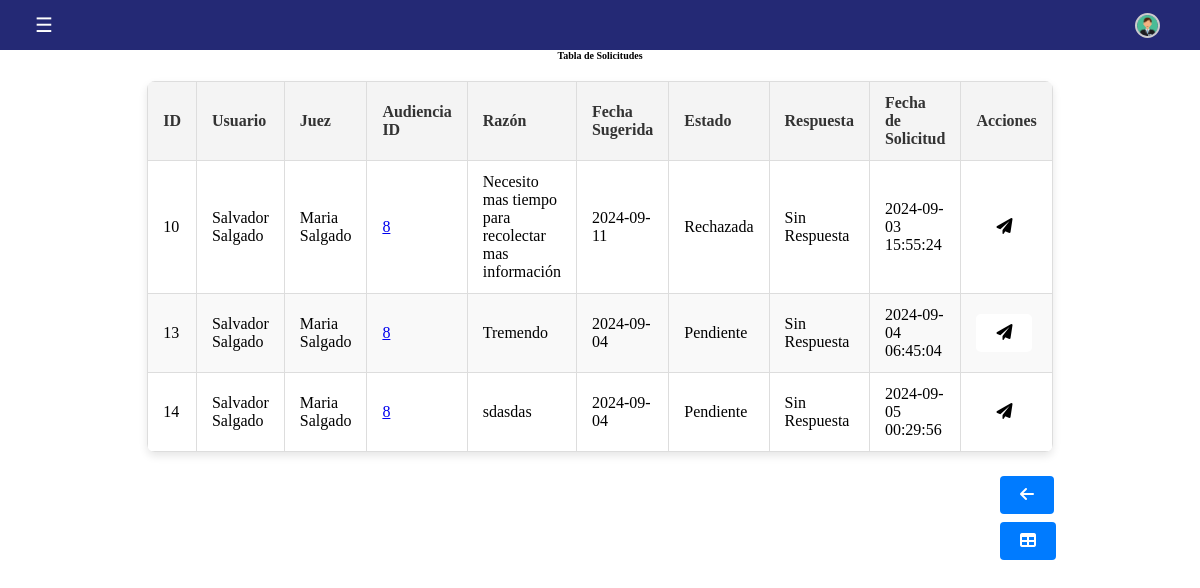
Page /Audiencias/ver_solicitudes.php (signed in) on the committed database.
### tables this page shows
CREATE TABLE `solicitudes` (
  `id` int(11) NOT NULL,
  `usuario_id` int(11) NOT NULL,
  `juez_id` int(11) NOT NULL,
  `razon` text NOT NULL,
  `fecha_sugerida` date NOT NULL,
  `estado` varchar(50) NOT NULL DEFAULT 'pendiente',
  `fecha_creacion` timestamp NOT NULL DEFAULT current_timestamp(),
  `caso_id` int(11) DEFAULT NULL,
  `respuesta` varchar(100) NOT NULL
);

CREATE TABLE `usuarios` (
  `id` int(11) NOT NULL,
  `nombre` varchar(50) DEFAULT NULL,
  `apellido` varchar(50) DEFAULT NULL,
  `telefono` varchar(15) DEFAULT NULL,
  `tipo` varchar(20) DEFAULT NULL,
  `correo` varchar(100) DEFAULT NULL,
  `contrasena` varchar(255) DEFAULT NULL
);

### Audiencias/ver_solicitudes.php (the view, shortened to what this page needs)
<?php
$servername = "localhost";
$username = "root";
$password = "";
$dbname = "legalcc";
$conn = new mysqli($servername, $username, $password, $dbname);
$user_id = $_SESSION['user_id'];
$sql = "SELECT tipo FROM usuarios WHERE id = ?";
$stmt = $conn->prepare($sql);
$stmt->bind_param("i", $user_id);
$stmt->execute();
$stmt->bind_result($tipo_usuario);
$servername = "localhost";
$username = "root";
$password = "";
$dbname = "legalcc";
$conn = new mysqli($servername, $username, $password, $dbname);
$sql = "
    SELECT
        ar.id,
        u.nombre AS nombre_usuario,
        u.apellido AS apellido_usuario,
        j.nombre AS nombre_juez,
        j.apellido AS apellido_juez,
        ar.razon,
        ar.fecha_sugerida,
        ar.estado,
        ar.respuesta,
        ar.fecha_creacion,
        ar.caso_id
    FROM
        solicitudes ar
    JOIN
        usuarios u ON ar.usuario_id = u.id
    JOIN
        usuarios j ON ar.juez_id = j.id
";
$result = $conn->query($sql);
?>
<!DOCTYPE html>
<html lang="es">
<head>
    <link rel="stylesheet" href="https://cdnjs.cloudflare.com/ajax/libs/font-awesome/6.0.0-beta3/css/all.min.css">
</head>
<body>
<header class="main-header">
    <label for="btn-nav" class="btn-nav">&#9776;</label>
    <a href="/Formularios/Perfil.php">
<div class="circle-container">
    <img class="circle-image" src="recursos/profile.png" alt="Tu imagen">
   </div>
  </a>
  </header>
<center>
    <h1>Tabla de Solicitudes</h1>
</center>
    <table>
        <thead>
            <tr>
                <th>ID</th>
                <th>Usuario</th>
                <th>Juez</th>
                <th>Audiencia ID</th>
                <th>Razón</th>
                <th>Fecha Sugerida</th>
                <th>Estado</th>
                <th>Respuesta</th>
                <th>Fecha de Solicitud</th>
                <?php
                if ($tipo_usuario === 'juez' ): ?>
                <th>Acciones</th>
                <?php endif; ?>
            </tr>
        </thead>
        <tbody>
            <?php
            if ($result->num_rows > 0) {
                while($row = $result->fetch_assoc()) {
                    echo "<tr>";
                    echo "<td>" . $row["id"] . "</td>";
                    echo "<td>" . $row['nombre_usuario'] . " " . $row['apellido_usuario'] . "</td>";
                    echo "<td>" . $row['nombre_juez'] . " " . $row['apellido_juez'] . "</td>";
                    echo "<td><a href='ver_audiencia.php?id=" . $row["caso_id"] . "'>" . $row["caso_id"] . "</a></td>";
                    echo "<td>" . $row["razon"] . "</td>";
                    echo "<td>" . $row["fecha_sugerida"] . "</td>";
                    echo "<td>" . $row["estado"] . "</td>";
                    echo "<td>" . $row["respuesta"] . "</td>";
                    echo "<td>" . $row["fecha_creacion"] . "</td>";
                    if ($tipo_usuario === 'juez' ): ?>
<td>
    <a class='edit-button' href='responder_solicitud.php?id=<?php echo $row["id"]; ?>' title="Responder solicitud">
        <i class="fas fa-paper-plane"></i>
    </a>
</td>
                        <?php endif;
       }
   } else {
                echo "<tr><td colspan='7'>No hay solicitudes disponibles</td></tr>";
            }
            ?>
        </tbody>
    </table>
    <button onclick="goBack()" class="btn-regresar" title="Regresar">
    <i class="fas fa-arrow-left"></i>
</button>
<a href="buscar_audiencias.php" class="btn-regresar" title="Tabla de Audiencias">
    <i class="fas fa-table"></i>
</a>
</body>
</html>

### Audiencias/ver_solicitudes.php (style rules this page uses)
:root { --main-color: #242975; --accent-color: #2D6653; }
* { padding: 0; margin: 0; box-sizing: border-box; }
body { font-family: Bahnschrift; overflow: hidden; }
.main-header { background: var(--main-color); width: 100%; height: 50px; display: flex; align-items: center; justify-content: space-between; padding: 0 20px; }
.btn-nav { color: #fff; font-size: 20px; cursor: pointer; padding: 10px 15px; transition: .2s ease; background: transparent; border: none; outline: none; }
.circle-container { width: 25px; height: 25px; border-radius: 50%; overflow: hidden; margin: 20px; border: 2px solid #ccc; }
.circle-image { width: 100%; height: auto; }
h1 { color: W; font-size: 10px; font-family: Bahnschrift; }
table { width: calc(70% - 40px); border-collapse: collapse; margin: 20px auto; box-shadow: 0 4px 8px rgba(0, 0, 0, 0.1); border-radius: 8px; overflow: hidden; }
th, td { border: 1px solid #ddd; padding: 12px 15px; text-align: left; }
th { background-color: #f4f4f4; color: #333; font-weight: bold; }
tr:nth-child(even) { background-color: #f9f9f9; }
.btn-regresar { background-color: #007bff; color: white; border: none; padding: 10px 20px; text-align: center; text-decoration: none; display: inline-block; font-size: 16px; margin: 4px 2px; margin-left: 1000px; cursor: pointer; border-radius: 4px; }
.edit-button { display: inline-block; background-color: white; color: black; padding: 10px 20px; text-decoration: none; border: none; border-radius: 5px; cursor: pointer; font-family: Bahnschrift; }

### rows in the picture
solicitudes: id "10", usuario.nombre "Salvador", usuario.apellido "Salgado", juez.nombre "Maria", juez.apellido "Salgado", caso "8", razon "Necesito mas tiempo para recolectar mas información", fecha_sugerida "2024-09-11", estado "Rechazada", respuesta "Sin Respuesta", fecha_creacion "2024-09-03 15:55:24"
solicitudes: id "13", usuario.nombre "Salvador", usuario.apellido "Salgado", juez.nombre "Maria", juez.apellido "Salgado", caso "8", razon "Tremendo", fecha_sugerida "2024-09-04", estado "Pendiente", respuesta "Sin Respuesta", fecha_creacion "2024-09-04 06:45:04"
solicitudes: id "14", usuario.nombre "Salvador", usuario.apellido "Salgado", juez.nombre "Maria", juez.apellido "Salgado", caso "8", razon "sdasdas", fecha_sugerida "2024-09-04", estado "Pendiente", respuesta "Sin Respuesta", fecha_creacion "2024-09-05 00:29:56"
